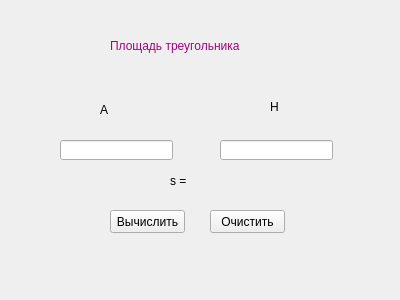
<?xml version="1.0" encoding="UTF-8"?>
<ui version="4.0">
 <class>Form</class>
 <widget class="QWidget" name="Form">
  <property name="geometry">
   <rect>
    <x>0</x>
    <y>0</y>
    <width>400</width>
    <height>300</height>
   </rect>
  </property>
  <property name="windowTitle">
   <string>Form</string>
  </property>
  <widget class="QPushButton" name="pushButton">
   <property name="geometry">
    <rect>
     <x>110</x>
     <y>210</y>
     <width>75</width>
     <height>23</height>
    </rect>
   </property>
   <property name="text">
    <string>Вычислить</string>
   </property>
  </widget>
  <widget class="QPushButton" name="pushButton_2">
   <property name="geometry">
    <rect>
     <x>210</x>
     <y>210</y>
     <width>75</width>
     <height>23</height>
    </rect>
   </property>
   <property name="text">
    <string>Очистить</string>
   </property>
  </widget>
  <widget class="QLineEdit" name="lineEdit">
   <property name="geometry">
    <rect>
     <x>60</x>
     <y>140</y>
     <width>113</width>
     <height>20</height>
    </rect>
   </property>
  </widget>
  <widget class="QLineEdit" name="lineEdit_2">
   <property name="geometry">
    <rect>
     <x>220</x>
     <y>140</y>
     <width>113</width>
     <height>20</height>
    </rect>
   </property>
  </widget>
  <widget class="QLabel" name="label">
   <property name="geometry">
    <rect>
     <x>100</x>
     <y>100</y>
     <width>47</width>
     <height>20</height>
    </rect>
   </property>
   <property name="styleSheet">
    <string notr="true">font: 75 italic 16pt &quot;Times New Roman&quot;;</string>
   </property>
   <property name="text">
    <string>А</string>
   </property>
  </widget>
  <widget class="QLabel" name="label_2">
   <property name="geometry">
    <rect>
     <x>270</x>
     <y>100</y>
     <width>47</width>
     <height>13</height>
    </rect>
   </property>
   <property name="styleSheet">
    <string notr="true">font: 75 italic 16pt &quot;Times New Roman&quot;;</string>
   </property>
   <property name="text">
    <string>Н</string>
   </property>
  </widget>
  <widget class="QLabel" name="label_3">
   <property name="geometry">
    <rect>
     <x>110</x>
     <y>30</y>
     <width>211</width>
     <height>31</height>
    </rect>
   </property>
   <property name="styleSheet">
    <string notr="true">font: 75 italic 14pt &quot;Times New Roman&quot;;
color: rgb(170, 0, 127)</string>
   </property>
   <property name="text">
    <string>Площадь треугольника</string>
   </property>
  </widget>
  <widget class="QLabel" name="label_4">
   <property name="geometry">
    <rect>
     <x>170</x>
     <y>170</y>
     <width>61</width>
     <height>21</height>
    </rect>
   </property>
   <property name="styleSheet">
    <string notr="true">font: 75 italic 14pt &quot;Times New Roman&quot;;</string>
   </property>
   <property name="text">
    <string>s = </string>
   </property>
  </widget>
 </widget>
 <resources/>
 <connections/>
</ui>
